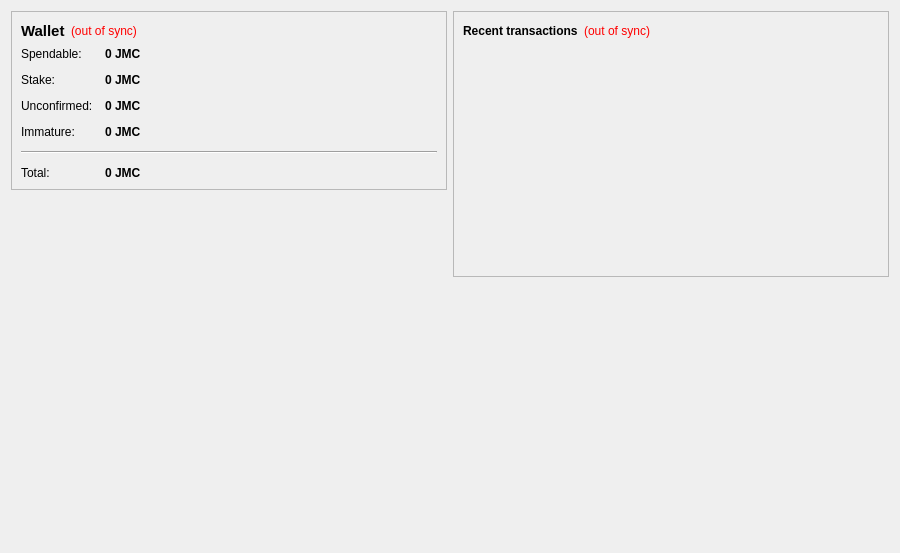
<?xml version="1.0" encoding="UTF-8"?>
<ui version="4.0">
 <class>OverviewPage</class>
 <widget class="QWidget" name="OverviewPage">
  <property name="geometry">
   <rect>
    <x>0</x>
    <y>0</y>
    <width>900</width>
    <height>553</height>
   </rect>
  </property>
  <property name="windowTitle">
   <string>Form</string>
  </property>
  <layout class="QHBoxLayout" name="horizontalLayout" stretch="1,1">
   <item>
    <layout class="QVBoxLayout" name="verticalLayout_2">
     <item>
      <widget class="QFrame" name="frame">
       <property name="frameShape">
        <enum>QFrame::StyledPanel</enum>
       </property>
       <property name="frameShadow">
        <enum>QFrame::Raised</enum>
       </property>
       <layout class="QVBoxLayout" name="verticalLayout_4">
        <item>
         <layout class="QHBoxLayout" name="horizontalLayout_4">
          <item>
           <widget class="QLabel" name="label_5">
            <property name="font">
             <font>
              <pointsize>11</pointsize>
              <weight>75</weight>
              <bold>true</bold>
             </font>
            </property>
            <property name="text">
             <string>Wallet</string>
            </property>
           </widget>
          </item>
          <item>
           <widget class="QLabel" name="labelWalletStatus">
            <property name="toolTip">
             <string>The displayed information may be out of date. Your wallet automatically synchronizes with the JunsonMingChanCoin network after a connection is established, but this process has not completed yet.</string>
            </property>
            <property name="styleSheet">
             <string notr="true">QLabel { color: red; }</string>
            </property>
            <property name="text">
             <string notr="true">(out of sync)</string>
            </property>
            <property name="alignment">
             <set>Qt::AlignLeading|Qt::AlignLeft|Qt::AlignVCenter</set>
            </property>
           </widget>
          </item>
          <item>
           <spacer name="horizontalSpacer_2">
            <property name="orientation">
             <enum>Qt::Horizontal</enum>
            </property>
            <property name="sizeHint" stdset="0">
             <size>
              <width>40</width>
              <height>20</height>
             </size>
            </property>
           </spacer>
          </item>
         </layout>
        </item>
        <item>
         <layout class="QFormLayout" name="formLayout_2">
          <property name="fieldGrowthPolicy">
           <enum>QFormLayout::AllNonFixedFieldsGrow</enum>
          </property>
          <property name="horizontalSpacing">
           <number>12</number>
          </property>
          <property name="verticalSpacing">
           <number>12</number>
          </property>
          <item row="0" column="0">
           <widget class="QLabel" name="label">
            <property name="text">
             <string>Spendable:</string>
            </property>
           </widget>
          </item>
          <item row="0" column="1">
           <widget class="QLabel" name="labelBalance">
            <property name="font">
             <font>
              <weight>75</weight>
              <bold>true</bold>
             </font>
            </property>
            <property name="cursor">
             <cursorShape>IBeamCursor</cursorShape>
            </property>
            <property name="toolTip">
             <string>Your current spendable balance</string>
            </property>
            <property name="text">
             <string notr="true">0 JMC</string>
            </property>
            <property name="textInteractionFlags">
             <set>Qt::LinksAccessibleByMouse|Qt::TextSelectableByKeyboard|Qt::TextSelectableByMouse</set>
            </property>
           </widget>
          </item>
          <item row="1" column="0">
           <widget class="QLabel" name="label_6">
            <property name="text">
             <string>Stake:</string>
            </property>
           </widget>
          </item>
          <item row="1" column="1">
           <widget class="QLabel" name="labelStake">
            <property name="font">
             <font>
              <weight>75</weight>
              <bold>true</bold>
             </font>
            </property>
            <property name="cursor">
             <cursorShape>IBeamCursor</cursorShape>
            </property>
            <property name="toolTip">
             <string>Total of coins that were staked, and do not yet count toward the current balance</string>
            </property>
            <property name="text">
             <string notr="true">0 JMC</string>
            </property>
            <property name="textInteractionFlags">
             <set>Qt::LinksAccessibleByMouse|Qt::TextSelectableByKeyboard|Qt::TextSelectableByMouse</set>
            </property>
           </widget>
          </item>
          <item row="2" column="0">
           <widget class="QLabel" name="label_3">
            <property name="text">
             <string>Unconfirmed:</string>
            </property>
           </widget>
          </item>
          <item row="2" column="1">
           <widget class="QLabel" name="labelUnconfirmed">
            <property name="font">
             <font>
              <weight>75</weight>
              <bold>true</bold>
             </font>
            </property>
            <property name="cursor">
             <cursorShape>IBeamCursor</cursorShape>
            </property>
            <property name="toolTip">
             <string>Total of transactions that have yet to be confirmed, and do not yet count toward the current balance</string>
            </property>
            <property name="text">
             <string notr="true">0 JMC</string>
            </property>
            <property name="textInteractionFlags">
             <set>Qt::LinksAccessibleByMouse|Qt::TextSelectableByKeyboard|Qt::TextSelectableByMouse</set>
            </property>
           </widget>
          </item>
          <item row="3" column="0">
           <widget class="QLabel" name="labelImmatureText">
            <property name="text">
             <string>Immature:</string>
            </property>
           </widget>
          </item>
          <item row="3" column="1">
           <widget class="QLabel" name="labelImmature">
            <property name="font">
             <font>
              <weight>75</weight>
              <bold>true</bold>
             </font>
            </property>
            <property name="toolTip">
             <string>Mined balance that has not yet matured</string>
            </property>
            <property name="text">
             <string notr="true">0 JMC</string>
            </property>
            <property name="textInteractionFlags">
             <set>Qt::LinksAccessibleByMouse|Qt::TextSelectableByKeyboard|Qt::TextSelectableByMouse</set>
            </property>
           </widget>
          </item>
          <item row="4" column="0" colspan="2">
           <widget class="Line" name="line">
            <property name="orientation">
             <enum>Qt::Horizontal</enum>
            </property>
           </widget>
          </item>
          <item row="5" column="0">
           <widget class="QLabel" name="labelTotalText">
            <property name="text">
             <string>Total:</string>
            </property>
           </widget>
          </item>
          <item row="5" column="1">
           <widget class="QLabel" name="labelTotal">
            <property name="font">
             <font>
              <weight>75</weight>
              <bold>true</bold>
             </font>
            </property>
            <property name="cursor">
             <cursorShape>IBeamCursor</cursorShape>
            </property>
            <property name="toolTip">
             <string>Your current total balance</string>
            </property>
            <property name="text">
             <string notr="true">0 JMC</string>
            </property>
            <property name="textInteractionFlags">
             <set>Qt::LinksAccessibleByMouse|Qt::TextSelectableByKeyboard|Qt::TextSelectableByMouse</set>
            </property>
           </widget>
          </item>
         </layout>
        </item>
       </layout>
      </widget>
     </item>
     <item>
      <spacer name="verticalSpacer">
       <property name="orientation">
        <enum>Qt::Vertical</enum>
       </property>
       <property name="sizeHint" stdset="0">
        <size>
         <width>20</width>
         <height>40</height>
        </size>
       </property>
      </spacer>
     </item>
     <item>
      <widget class="QLabel" name="label_2">
       <property name="autoFillBackground">
        <bool>true</bool>
       </property>
       <property name="text">
        <string/>
       </property>
       <property name="pixmap">
        <pixmap resource="../bitcoin.qrc">:/images/wallet</pixmap>
       </property>
       <property name="scaledContents">
        <bool>false</bool>
       </property>
       <property name="alignment">
        <set>Qt::AlignCenter</set>
       </property>
       <property name="margin">
        <number>0</number>
       </property>
      </widget>
     </item>
    </layout>
   </item>
   <item>
    <layout class="QVBoxLayout" name="verticalLayout_3">
     <item>
      <widget class="QFrame" name="frame_2">
       <property name="frameShape">
        <enum>QFrame::StyledPanel</enum>
       </property>
       <property name="frameShadow">
        <enum>QFrame::Raised</enum>
       </property>
       <layout class="QVBoxLayout" name="verticalLayout">
        <item>
         <layout class="QHBoxLayout" name="horizontalLayout_2">
          <item>
           <widget class="QLabel" name="label_4">
            <property name="text">
             <string>&lt;b&gt;Recent transactions&lt;/b&gt;</string>
            </property>
           </widget>
          </item>
          <item>
           <widget class="QLabel" name="labelTransactionsStatus">
            <property name="toolTip">
             <string>The displayed information may be out of date. Your wallet automatically synchronizes with the JunsonMingChanCoin network after a connection is established, but this process has not completed yet.</string>
            </property>
            <property name="styleSheet">
             <string notr="true">QLabel { color: red; }</string>
            </property>
            <property name="text">
             <string notr="true">(out of sync)</string>
            </property>
            <property name="alignment">
             <set>Qt::AlignRight|Qt::AlignTrailing|Qt::AlignVCenter</set>
            </property>
           </widget>
          </item>
          <item>
           <spacer name="horizontalSpacer">
            <property name="orientation">
             <enum>Qt::Horizontal</enum>
            </property>
            <property name="sizeHint" stdset="0">
             <size>
              <width>40</width>
              <height>20</height>
             </size>
            </property>
           </spacer>
          </item>
         </layout>
        </item>
        <item>
         <widget class="QListView" name="listTransactions">
          <property name="styleSheet">
           <string notr="true">QListView { background: transparent; }</string>
          </property>
          <property name="frameShape">
           <enum>QFrame::NoFrame</enum>
          </property>
          <property name="verticalScrollBarPolicy">
           <enum>Qt::ScrollBarAlwaysOff</enum>
          </property>
          <property name="horizontalScrollBarPolicy">
           <enum>Qt::ScrollBarAlwaysOff</enum>
          </property>
          <property name="selectionMode">
           <enum>QAbstractItemView::NoSelection</enum>
          </property>
         </widget>
        </item>
       </layout>
      </widget>
     </item>
     <item>
      <spacer name="verticalSpacer_2">
       <property name="orientation">
        <enum>Qt::Vertical</enum>
       </property>
       <property name="sizeHint" stdset="0">
        <size>
         <width>20</width>
         <height>40</height>
        </size>
       </property>
      </spacer>
     </item>
    </layout>
   </item>
  </layout>
 </widget>
 <resources>
  <include location="../bitcoin.qrc"/>
 </resources>
 <connections/>
</ui>
